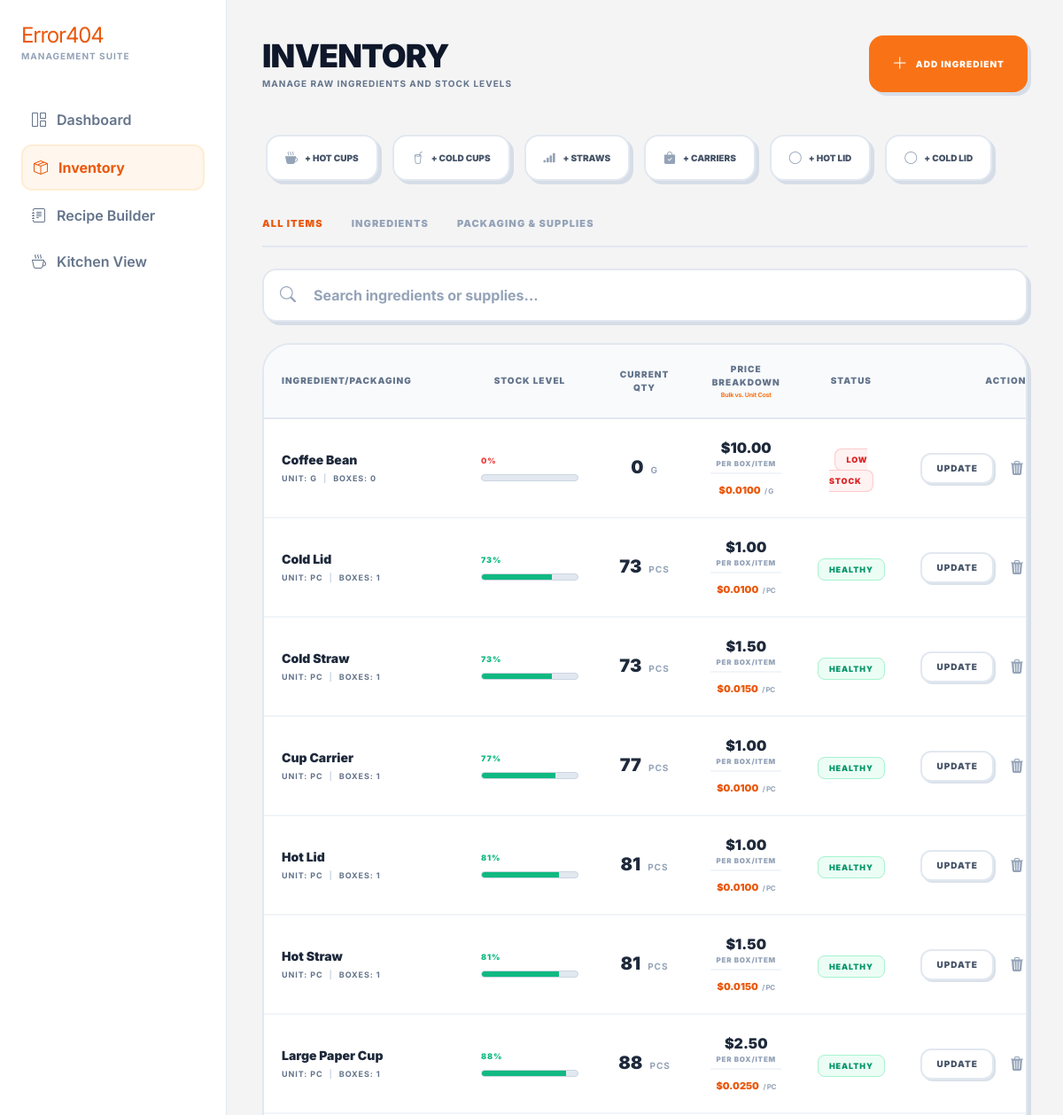
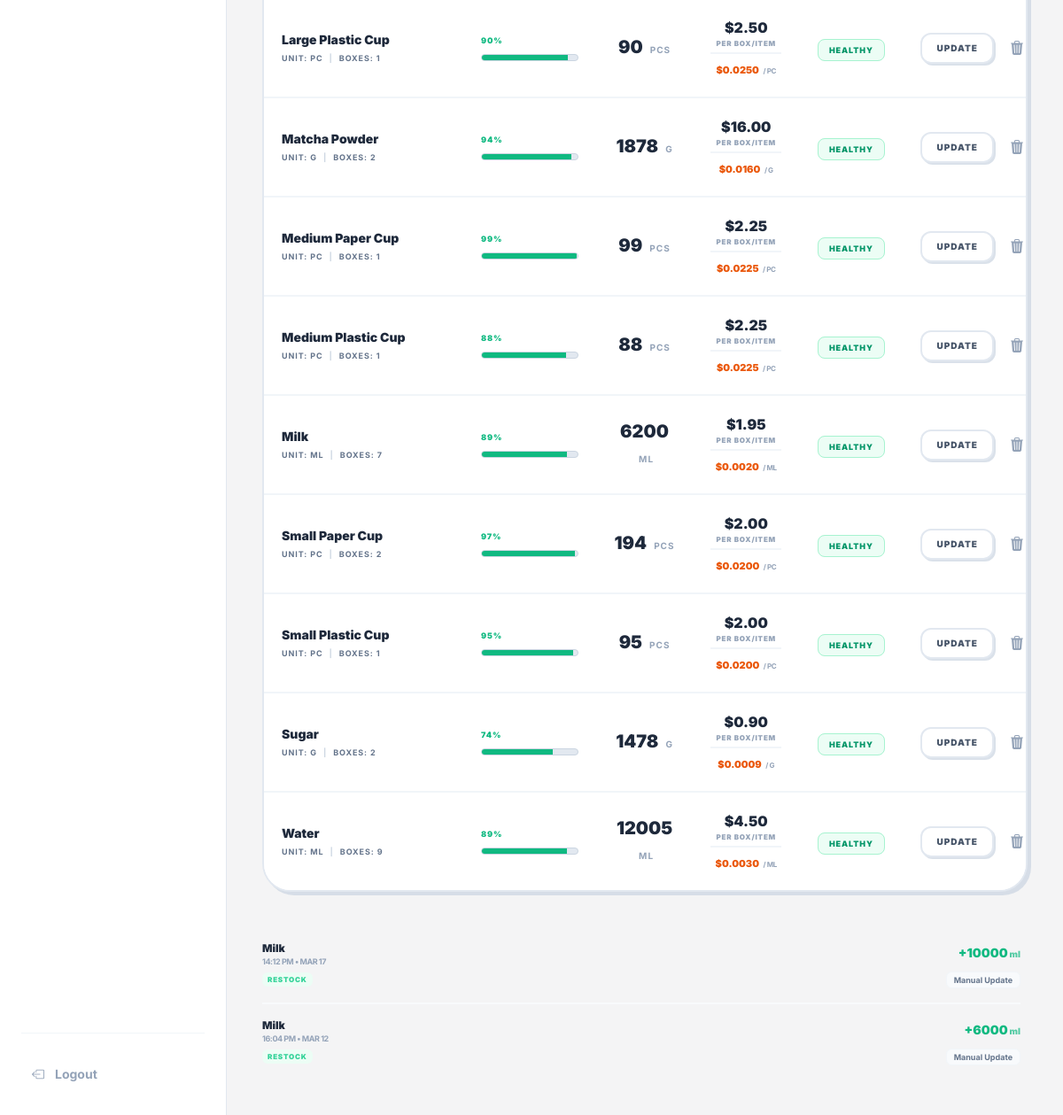
The app's page /inventory/, older data (2 pictures, top to bottom).
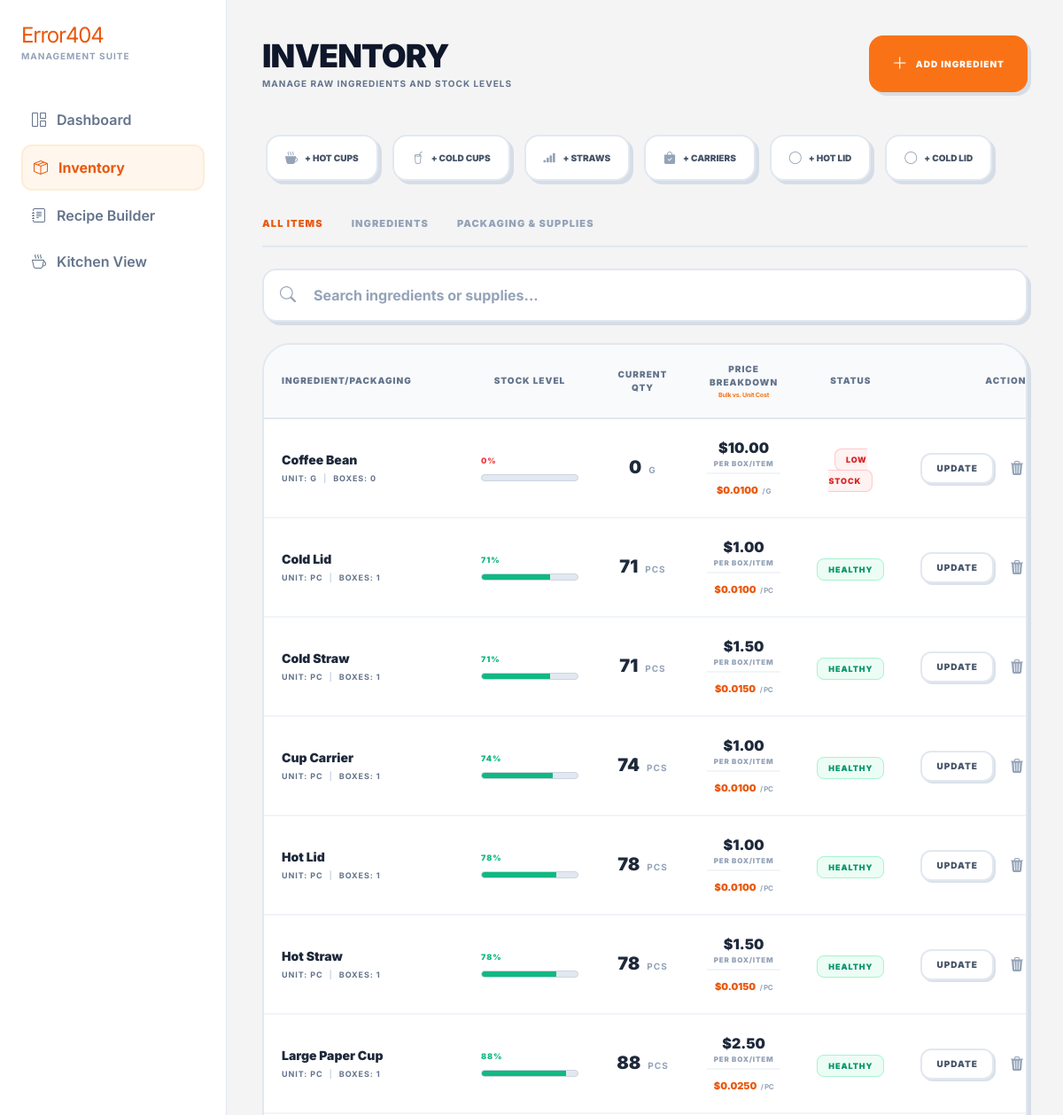
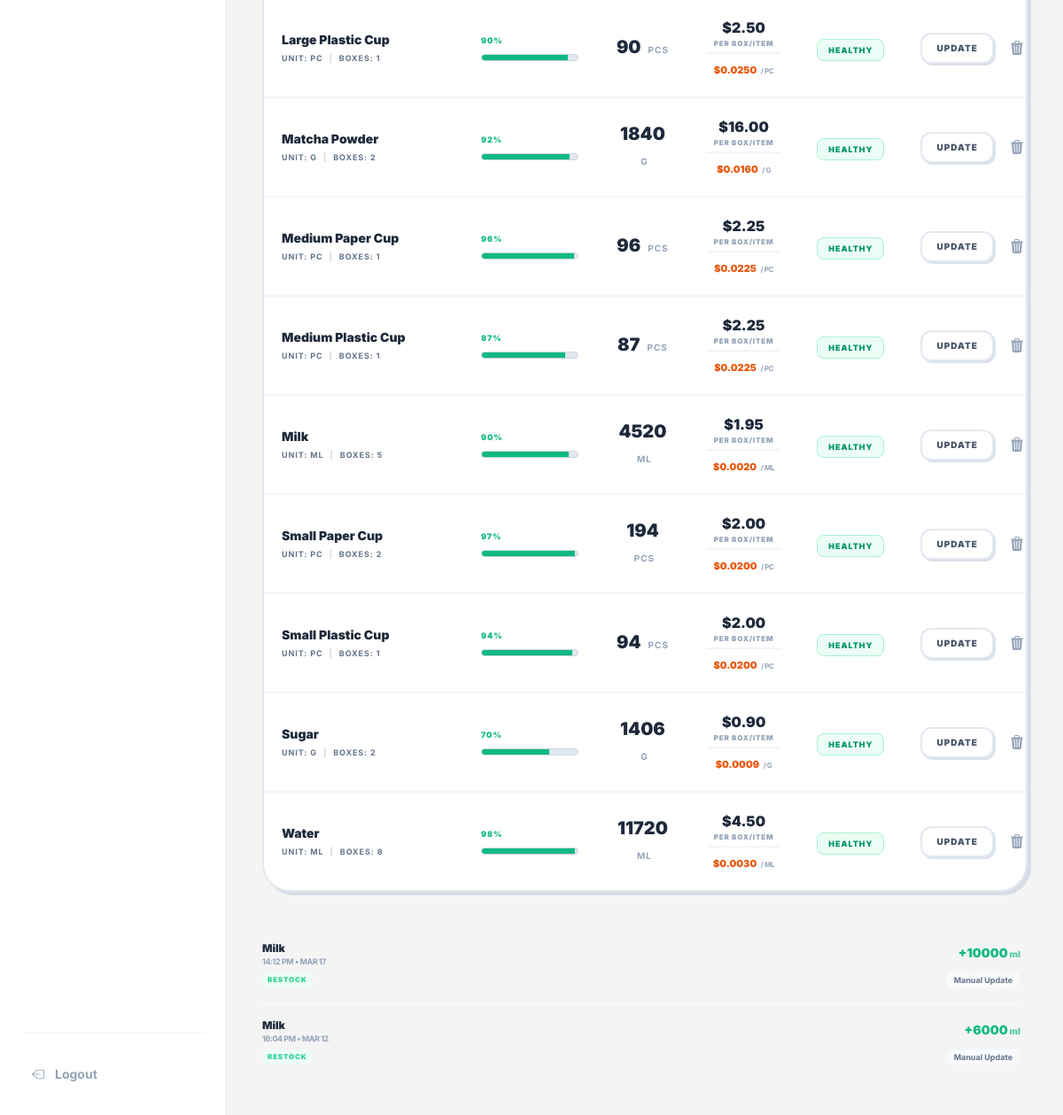
The same page, newer data (2 pictures, top to bottom).
### sales/models.py (models this page shows, shortened)
class Ingredient(models.Model):
    PACKAGING_CHOICES = (
        ('HOT_CUP', 'Hot Cup'),
        ('COLD_CUP', 'Cold Cup'),
        ('HOT_STRAW', 'Hot Straw'),
        ('COLD_STRAW', 'Cold/Frappe Straw'),
        ('CARRIER', 'Plastic Carrier'),
        ('HOT_LID', 'Hot Lid'),
        ('COLD_LID', 'Cold Lid'),
        ('NONE', 'None'),
    )
    name = models.CharField(max_length=100)
    stock_quantity = models.DecimalField(max_digits=10, decimal_places=2, default=0.00)
    initial_stock_per_item = models.DecimalField(max_digits=10, decimal_places=2, default=0.00)
    items_count = models.IntegerField(default=1)
    max_stock = models.DecimalField(max_digits=10, decimal_places=2, default=1000.00)
    unit = models.CharField(max_length=10)
    unit_cost = models.DecimalField(max_digits=10, decimal_places=5, default=0.00)
    last_purchase_price = models.DecimalField(max_digits=10, decimal_places=2, default=0)
    is_packaging = models.BooleanField(default=False)
    packaging_type = models.CharField(max_length=20, choices=PACKAGING_CHOICES, default='NONE')
    @property
    def stock_percent(self):
        capacity_from_boxes = self.initial_stock_per_item * self.items_count
        total_capacity = capacity_from_boxes if capacity_from_boxes > 0 else self.max_stock
        if total_capacity > 0:
            percentage = (self.stock_quantity / total_capacity) * 100
            return float(min(percentage, 100))
        return 0
    @property
    def is_low_stock(self):
        return self.stock_percent < 20

### sales/views.py (the view)
# urls.py: path('inventory/', views.inventory_list, name='inventory_list'),
def inventory_list(request):
    ingredients = Ingredient.objects.all().order_by('name')
    raw_logs = StockHistory.objects.select_related('ingredient').all().order_by('-created_at')
    grouped_logs = []
    for notes, items in groupby(raw_logs, lambda x: x.notes):
        items_list = list(items)
        if notes and "Order #" in notes:
            grouped_logs.append({
                'is_group': True,
                'notes': notes,
                'created_at': items_list[0].created_at,
                'items': items_list,
                'type': items_list[0].type
            })
        else:
            for item in items_list:
                grouped_logs.append({
                    'is_group': False,
                    'log': item
                })
    return render(request, 'inventory.html', {
        'ingredients': ingredients,
        'grouped_logs': grouped_logs[:20] # Limit to 20 grouped entries
    })

### sales/templates/inventory.html (shortened to what the changed rows need)
<!DOCTYPE html>
<html lang="en">
<head>
    <script src="https://cdn.tailwindcss.com"></script>
    <link rel="stylesheet" href="https://cdn.jsdelivr.net/npm/bootstrap-icons@1.11.1/font/bootstrap-icons.css">
</head>
<body class="bg-[#F4F4F5] text-slate-800 flex flex-col md:flex-row min-h-screen">
    <aside id="sidebar" class="fixed inset-y-0 left-0 w-64 shrink-0 bg-white border-r border-slate-200 p-6 flex flex-col transform -translate-x-full md:translate-x-0 transition-transform duration-300 ease-in-out z-[150] md:sticky md:top-0 md:h-screen">
        <div class="mb-10">
            <h1 class="text-2xl font-800 tracking-tighter text-orange-600">Error404</h1>
        </div>
    </aside>
    <main class="flex-1 w-full p-4 md:p-8 lg:p-10 overflow-y-auto overflow-x-hidden custom-scrollbar max-w-[1600px] mx-auto min-w-0">
        <header class="mb-8 md:mb-10 flex flex-col md:flex-row justify-between items-start md:items-center gap-4">
            <div>
                <h1 class="text-3xl md:text-4xl font-black tracking-tight text-slate-900 uppercase">Inventory</h1>
            </div>
        </header>
        <div class="bg-white rounded-[2rem] border-2 border-slate-200 bento-card overflow-hidden mb-10">
            <div class="overflow-x-auto custom-scrollbar">
                <table class="w-full text-left border-collapse min-w-[900px]">
                    <thead>
                        <tr class="border-b-2 border-slate-200 bg-slate-50">
                            <th class="p-5 font-black text-[10px] uppercase tracking-widest text-slate-500 w-1/4">Ingredient/Packaging</th>
                            <th class="p-5 font-black text-[10px] uppercase tracking-widest text-slate-500 text-center">Stock Level</th>
                            <th class="p-5 font-black text-[10px] uppercase tracking-widest text-slate-500 text-center">Current Qty</th>
                            <th class="p-5 font-black text-[10px] uppercase tracking-widest text-slate-500 text-center">
                                Price Breakdown
                                <span class="block text-[7px] text-orange-500 font-bold normal-case tracking-tight mt-0.5">Bulk vs. Unit Cost</span>
                            </th>
                            <th class="p-5 font-black text-[10px] uppercase tracking-widest text-slate-500 text-center">Status</th>
                            <th class="p-5 pr-8 font-black text-[10px] uppercase tracking-widest text-slate-500 text-right">Actions</th>
                        </tr>
                    </thead>
                    <tbody class="divide-y-2 divide-slate-100">
                        {% for ing in ingredients %}
                        <tr class="hover:bg-slate-50 transition group inventory-row bg-white"
                            data-is-packaging="{% if ing.packaging_type != 'NONE' %}true{% else %}false{% endif %}">
                            <td class="p-5">
                                <p class="font-black text-slate-800 text-sm group-hover:text-orange-600 transition">{{ ing.name }}</p>
                                <p class="text-[9px] text-slate-500 uppercase tracking-widest mt-1 font-bold">
                                    Unit: {% if ing.packaging_type != 'NONE' %}pc{% else %}{{ ing.unit }}{% endif %} <span class="text-slate-300 mx-1">|</span> Boxes: {{ ing.items_count }}
                                </p>
                            </td>
                            <td class="p-5 min-w-[150px]">
                                <div class="flex flex-col gap-2">
                                    <div class="flex justify-between items-center text-[9px] font-black uppercase tracking-widest">
                                        <span class="{% if ing.is_low_stock %}text-red-500{% else %}text-emerald-500{% endif %}">{{ ing.stock_percent|floatformat:0 }}%</span>
                                    </div>
                                    <div class="w-full bg-slate-200 h-2 rounded-full overflow-hidden border border-slate-300">
                                        <div class="h-full transition-all duration-500 {% if ing.is_low_stock %}bg-red-500{% else %}bg-emerald-500{% endif %}"
                                            style="width: {{ ing.stock_percent }}%"></div>
                                    </div>
                                </div>
                            </td>
                            <td class="p-5 font-black text-xl text-slate-800 text-center">
                                {{ ing.stock_quantity|floatformat:0 }}
                                <span class="text-[10px] text-slate-400 ml-1 font-bold uppercase tracking-widest">
                                    {% if ing.packaging_type != 'NONE' %}pcs{% else %}{{ ing.unit }}{% endif %}
                                </span>
                            </td>
                            <td class="p-5 text-center">
                                <div class="flex flex-col">
                                    <span class="text-slate-800 font-black">${{ ing.last_purchase_price|floatformat:2 }}</span>
                                    <span class="text-[8px] text-slate-400 uppercase font-black tracking-widest mb-1">Per Box/Item</span>
                                    <div class="pt-1 border-t-2 border-slate-100">
                                        <span class="text-orange-600 font-black text-[11px]">${{ ing.unit_cost|floatformat:4 }}</span>
                                        <span class="text-[8px] text-slate-400 uppercase font-bold tracking-tighter">/ {% if ing.packaging_type != 'NONE' %}pc{% else %}{{ ing.unit }}{% endif %}</span>
                                    </div>
                                </div>
                            </td>
                            <td class="p-5 text-center">
                                {% if ing.is_low_stock %}
                                    <span class="px-3 py-1.5 rounded-lg text-[9px] font-black uppercase tracking-widest bg-red-50 text-red-600 border border-red-200">LOW STOCK</span>
                                {% else %}
                                    <span class="px-3 py-1.5 rounded-lg text-[9px] font-black uppercase tracking-widest bg-emerald-50 text-emerald-600 border border-emerald-200">HEALTHY</span>
                                {% endif %}
                            </td>
                            <td class="p-5 text-right pr-8">
                                <div class="flex justify-end items-center gap-2">
                                    <button type="button"
                                            onclick="openUpdateModal('{{ ing.id }}', '{{ ing.name|escapejs }}', '{{ ing.items_count }}', '{{ ing.initial_stock_per_item }}')"
                                            class="bg-white border-2 border-slate-200 text-slate-600 hover:text-orange-600 hover:border-orange-300 hover:bg-orange-50 px-4 py-2 rounded-xl text-[10px] font-black transition uppercase tracking-widest shadow-[2px_2px_0px_0px_rgba(203,213,225,0.7)] hover:shadow-[2px_2px_0px_0px_rgba(249,115,22,0.3)] active:translate-y-[1px]">
                                        Update
                                    </button>
                                    <button type="button" onclick="openDeleteModal('{{ ing.id }}', '{{ ing.name|escapejs }}')" class="w-9 h-9 flex items-center justify-center text-slate-400 hover:text-red-600 hover:bg-red-50 transition border-2 border-transparent hover:border-red-200 rounded-xl">
                                        <i class="bi bi-trash3-fill"></i>
                                    </button>
                                </div>
                            </td>
                        </tr>
                        {% endfor %}
                    </tbody>
                </table>
            </div>
        </div>
    </main>
</body>
</html>

Row changes from the older to the newer data that the page shows:
changed Ingredient "Cold Lid": stock_percent "73" → "71"; stock_quantity "73" → "71"
changed Ingredient "Cold Straw": stock_percent "73" → "71"; stock_quantity "73" → "71"
changed Ingredient "Cup Carrier": stock_percent "77" → "74"; stock_quantity "77" → "74"
changed Ingredient "Hot Lid": stock_percent "81" → "78"; stock_quantity "81" → "78"
changed Ingredient "Hot Straw": stock_percent "81" → "78"; stock_quantity "81" → "78"
changed Ingredient "Matcha Powder": stock_percent "94" → "92"; stock_quantity "1878" → "1840"
changed Ingredient "Medium Paper Cup": stock_percent "99" → "96"; stock_quantity "99" → "96"
changed Ingredient "Medium Plastic Cup": stock_percent "88" → "87"; stock_quantity "88" → "87"
changed Ingredient "Milk": items_count "7" → "5"; stock_percent "89" → "90"; stock_quantity "6200" → "4520"
changed Ingredient "Small Plastic Cup": stock_percent "95" → "94"; stock_quantity "95" → "94"
changed Ingredient "Sugar": stock_percent "74" → "70"; stock_quantity "1478" → "1406"
changed Ingredient "Water": items_count "9" → "8"; stock_percent "89" → "98"; stock_quantity "12005" → "11720"
